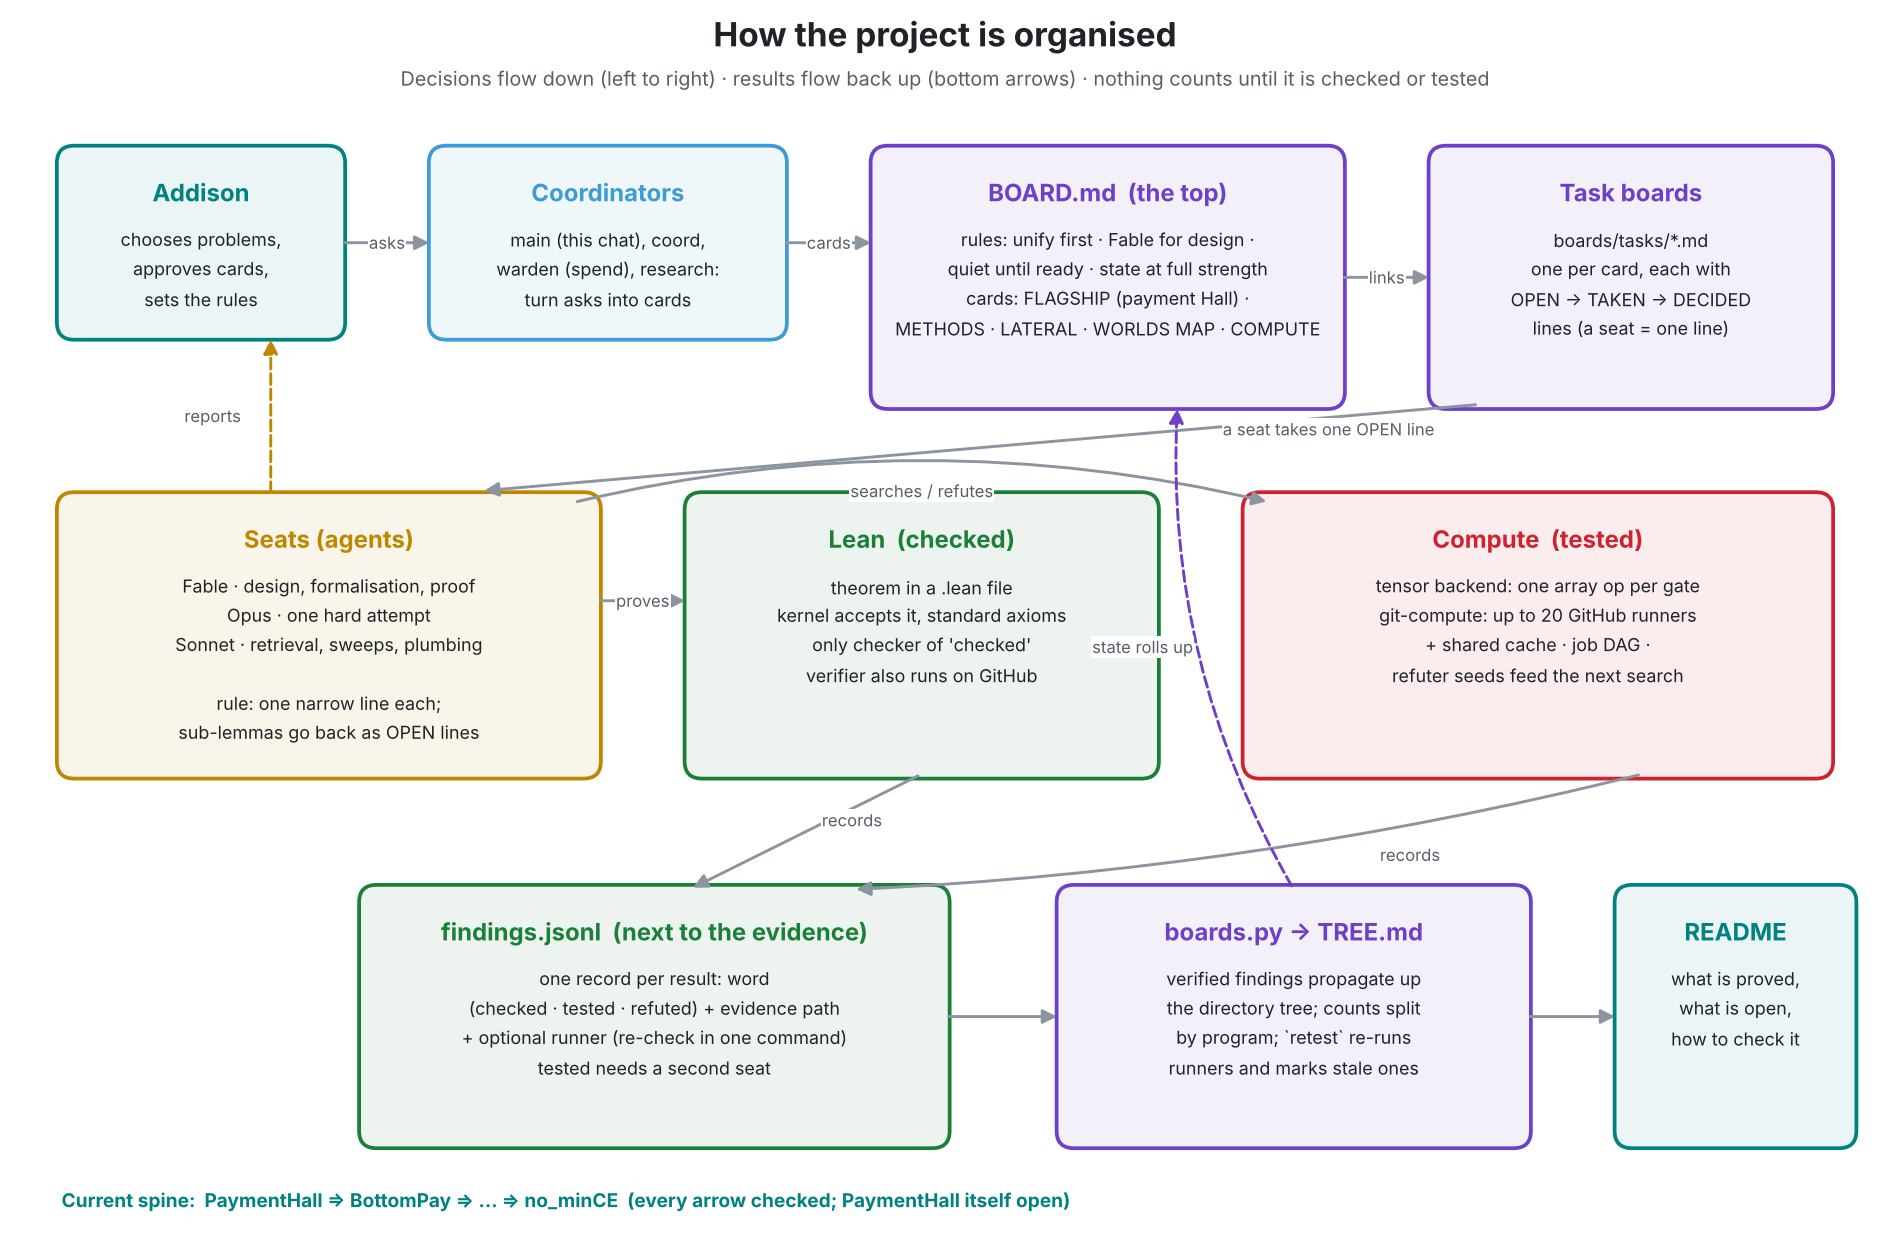

This figure's Python source:
"""The structure of the project, as one picture: who decides, where work flows, how results come back up."""
import matplotlib.pyplot as plt
from matplotlib.patches import FancyBboxPatch, FancyArrowPatch

INK, DIM, LINE = "#1f2328", "#57606a", "#8c959f"
COL = {"you": "#008282", "coord": "#3D9BD6", "board": "#6e40c9", "seat": "#bf8700",
       "check": "#1a7f37", "compute": "#cf222e", "out": "#008282"}

fig, ax = plt.subplots(figsize=(16, 10.5), dpi=150)
ax.set_xlim(0, 160); ax.set_ylim(0, 105); ax.axis("off")
fig.patch.set_facecolor("white")

def box(x, y, w, h, title, body, kind):
    c = COL[kind]
    ax.add_patch(FancyBboxPatch((x, y), w, h, boxstyle="round,pad=0.4,rounding_size=1.5",
                                fc=c + "14", ec=c, lw=1.8))
    ax.text(x + w / 2, y + h - 2.4, title, ha="center", va="top", fontsize=11.5, weight="bold", color=c)
    ax.text(x + w / 2, y + h - 6.6, body, ha="center", va="top", fontsize=8.6, color=INK, linespacing=1.35)
    return (x, y, w, h)

def arrow(a, b, label="", side=(0, 0), color=LINE, style="-|>", rad=0.0, ls="-"):
    ax.add_patch(FancyArrowPatch(a, b, arrowstyle=style, mutation_scale=14, color=color, lw=1.4,
                                 connectionstyle=f"arc3,rad={rad}", linestyle=ls))
    if label:
        mx, my = (a[0] + b[0]) / 2 + side[0], (a[1] + b[1]) / 2 + side[1]
        ax.text(mx, my, label, fontsize=8, color=DIM, ha="center", va="center",
                bbox=dict(fc="white", ec="none", pad=0.6))

ax.text(80, 103, "How the project is organised", ha="center", fontsize=16, weight="bold", color=INK)
ax.text(80, 99.6, "Decisions flow down (left to right) · results flow back up (bottom arrows) · nothing counts until it is checked or tested",
        ha="center", fontsize=9.5, color=DIM)

# Row 1: people and coordinators
you = box(4, 78, 24, 16, "Addison", "chooses problems,\napproves cards,\nsets the rules", "you")
co = box(36, 78, 30, 16, "Coordinators", "main (this chat), coord,\nwarden (spend), research:\nturn asks into cards", "coord")
bd = box(74, 72, 40, 22, "BOARD.md  (the top)",
         "rules: unify first · Fable for design ·\nquiet until ready · state at full strength\ncards: FLAGSHIP (payment Hall) ·\nMETHODS · LATERAL · WORLDS MAP · COMPUTE",
         "board")
tk = box(122, 72, 34, 22, "Task boards", "boards/tasks/*.md\none per card, each with\nOPEN → TAKEN → DECIDED\nlines (a seat = one line)", "board")

arrow((28, 86), (36, 86), "asks")
arrow((66, 86), (74, 86), "cards")
arrow((114, 83), (122, 83), "links")

# Row 2: seats
sf = box(4, 40, 46, 24, "Seats (agents)",
         "Fable · design, formalisation, proof\nOpus · one hard attempt\nSonnet · retrieval, sweeps, plumbing\n\nrule: one narrow line each;\nsub-lemmas go back as OPEN lines", "seat")
arrow((126, 72), (40, 64.5), "a seat takes one OPEN line", side=(30, 1.6), rad=0.0)
arrow((22, 64), (22, 78), "reports", side=(-5, 0), color=COL["seat"], ls="--")

# Row 2: the two ways a claim gets backed
ln = box(58, 40, 40, 24, "Lean  (checked)",
         "theorem in a .lean file\nkernel accepts it, standard axioms\nonly checker of 'checked'\nverifier also runs on GitHub", "check")
tn = box(106, 40, 50, 24, "Compute  (tested)",
         "tensor backend: one array op per gate\ngit-compute: up to 20 GitHub runners\n+ shared cache · job DAG ·\nrefuter seeds feed the next search", "compute")
arrow((50, 55), (58, 55), "proves")
arrow((48, 63.5), (108, 63.5), "searches / refutes", side=(0, 1.0), rad=-0.12)

# Row 3: findings and the tree
fd = box(30, 8, 50, 22, "findings.jsonl  (next to the evidence)",
         "one record per result: word\n(checked · tested · refuted) + evidence path\n+ optional runner (re-check in one command)\ntested needs a second seat", "check")
tr = box(90, 8, 40, 22, "boards.py → TREE.md",
         "verified findings propagate up\nthe directory tree; counts split\nby program; `retest` re-runs\nrunners and marks stale ones", "board")
rd = box(138, 8, 20, 22, "README", "what is proved,\nwhat is open,\nhow to check it", "out")

arrow((78, 40), (58, 30), "records", side=(4, 1))
arrow((140, 40), (72, 30), "records", side=(14, -2), rad=-0.05)
arrow((80, 19), (90, 19))
arrow((130, 19), (138, 19))
arrow((110, 30), (100, 72), "state rolls up", side=(-8, 0), color=COL["board"], ls="--", rad=-0.15)

# legend: flagship target as the spine
ax.text(4, 2.5, "Current spine:  PaymentHall ⇒ BottomPay ⇒ … ⇒ no_minCE  (every arrow checked; PaymentHall itself open)",
        fontsize=9.2, color=COL["you"], weight="bold")

fig.savefig("/home/user/pnp-general/site/structure.png", bbox_inches="tight", facecolor="white")
print("ok")
